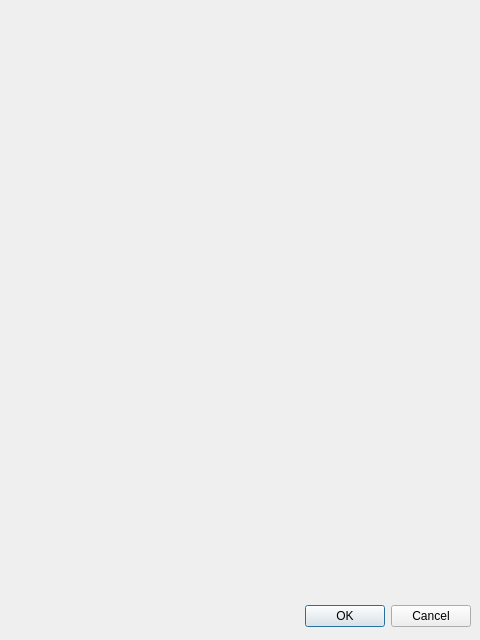
<ui version="4.0">
 <class>Const_replen</class>
 <widget class="QDialog" name="Const_replen">
  <property name="geometry">
   <rect>
    <x>0</x>
    <y>0</y>
    <width>480</width>
    <height>640</height>
   </rect>
  </property>
  <property name="windowTitle">
   <string>Dialog</string>
  </property>
  <widget class="QDialogButtonBox" name="buttonBox">
   <property name="geometry">
    <rect>
     <x>10</x>
     <y>600</y>
     <width>461</width>
     <height>32</height>
    </rect>
   </property>
   <property name="orientation">
    <enum>Qt::Horizontal</enum>
   </property>
   <property name="standardButtons">
    <set>QDialogButtonBox::Cancel|QDialogButtonBox::Ok</set>
   </property>
  </widget>
 </widget>
 <resources/>
 <connections>
  <connection>
   <sender>buttonBox</sender>
   <signal>accepted()</signal>
   <receiver>Const_replen</receiver>
   <slot>accept()</slot>
   <hints>
    <hint type="sourcelabel">
     <x>248</x>
     <y>254</y>
    </hint>
    <hint type="destinationlabel">
     <x>157</x>
     <y>274</y>
    </hint>
   </hints>
  </connection>
  <connection>
   <sender>buttonBox</sender>
   <signal>rejected()</signal>
   <receiver>Const_replen</receiver>
   <slot>reject()</slot>
   <hints>
    <hint type="sourcelabel">
     <x>316</x>
     <y>260</y>
    </hint>
    <hint type="destinationlabel">
     <x>286</x>
     <y>274</y>
    </hint>
   </hints>
  </connection>
 </connections>
</ui>
